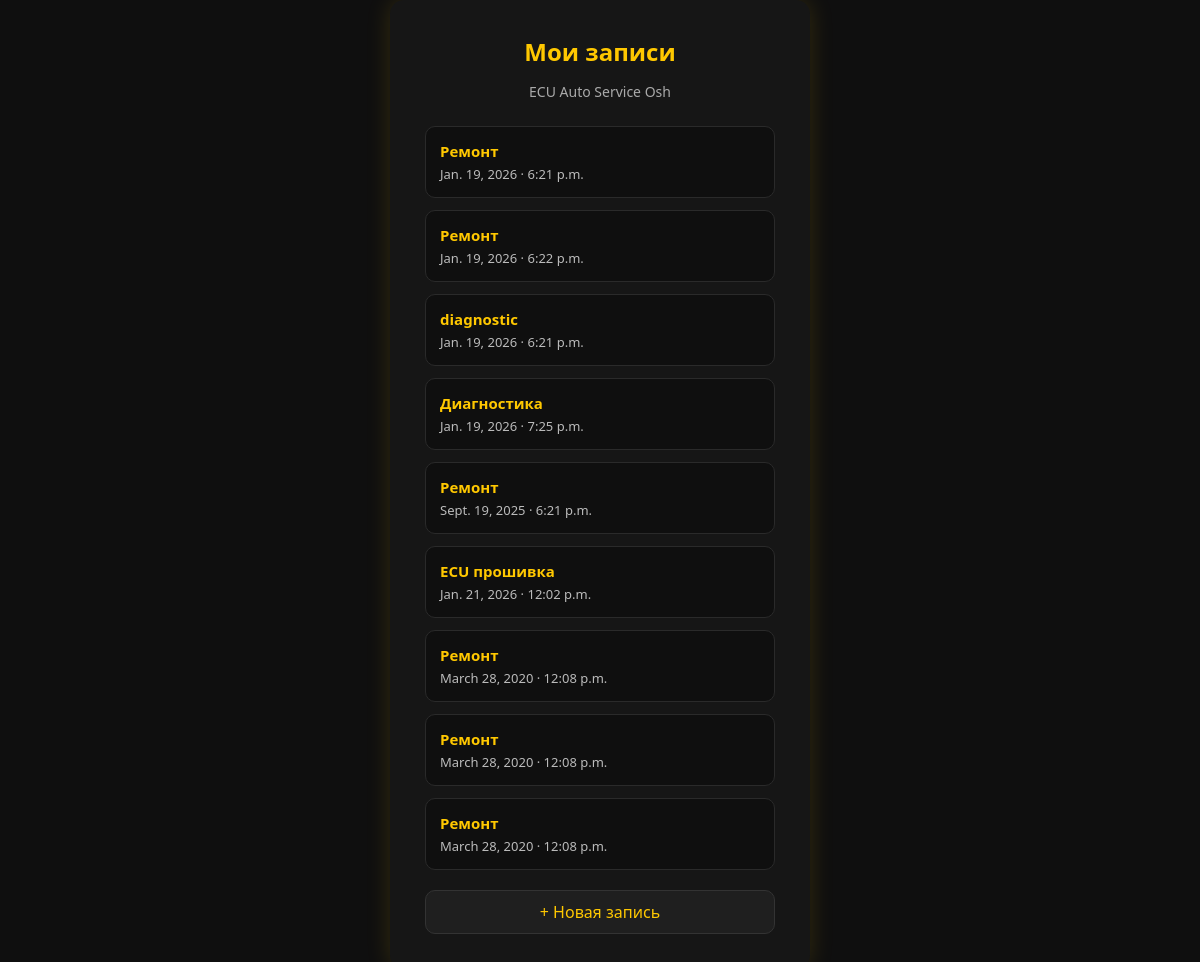
The page /books/my/ (signed in) on the database as committed earlier.
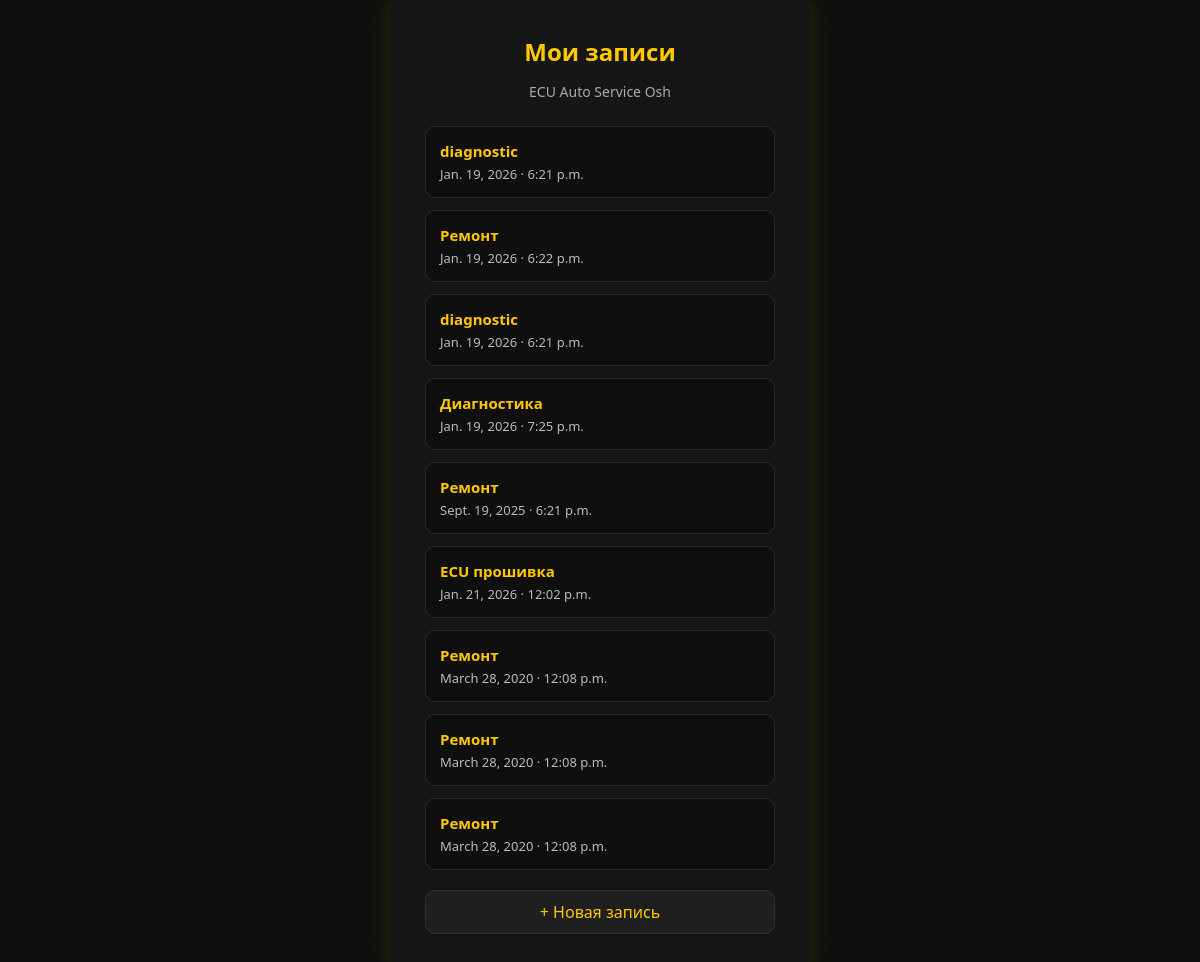
The same page on the database as committed later.
### booking/models.py (models this page shows, shortened)
class Booking(models.Model):
    SERVICE_CHOICES = [
        ('diagnostics', 'Диагностика'),
        ('repair', 'Ремонт'),
        ('ecu', 'ECU прошивка'),
    ]
    user = models.ForeignKey(
        settings.AUTH_USER_MODEL,
        on_delete=models.CASCADE
    )
    service = models.CharField(
        max_length=30,
        choices=SERVICE_CHOICES
    )
    date = models.DateField()
    time = models.TimeField()
    created_at = models.DateTimeField(auto_now_add=True)

### booking/views.py (the view)
# urls.py: path('my/', my_bookings, name='my_bookings'),
@login_required
def my_bookings(request):
    bookings = Booking.objects.filter(user=request.user)
    return render(request, 'booking/my.html', {'bookings': bookings})

### templates/booking/my.html (shortened to what this page needs)
{% load static %}
<!DOCTYPE html>
<html lang="ru">
<head>
    <link rel="stylesheet" href="{% static 'css/booking.css' %}">
</head>
<body>
<div class="page">
    <div class="booking-card">
        <h2>Мои записи</h2>
        <p class="subtitle">ECU Auto Service Osh</p>
        {% if bookings %}
            <div class="booking-list">
                {% for b in bookings %}
                    <div class="booking-item">
                        <div class="service">
                            {{ b.get_service_display }}
                        </div>
                        <div class="datetime">
                            {{ b.date }} · {{ b.time }}
                        </div>
                    </div>
                {% endfor %}
            </div>
        {% else %}
            <p class="empty">Записей пока нет</p>
        {% endif %}
        <a href="/booking/my/" class="back-btn">+ Новая запись</a>
    </div>
</div>
</body>
</html>

Rows that differ between the two databases and show on the page:
changed Booking (number 1 of 9 on the later page): service "Ремонт" → "diagnostic"
